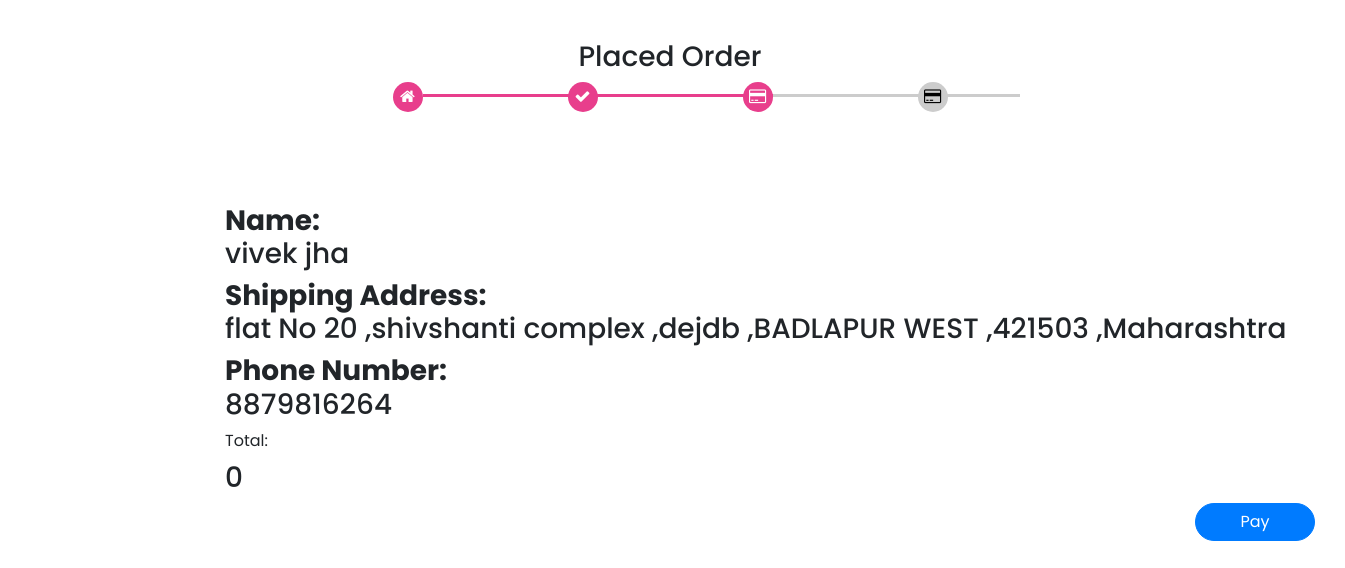
Screenshot of /verification_product.php (signed in) with the database file from the repository.
### tables this page shows
CREATE TABLE `address` (
  `id` int(11) NOT NULL,
  `username` varchar(255) NOT NULL,
  `firstname` varchar(255) NOT NULL,
  `lastname` varchar(255) NOT NULL,
  `phno` bigint(20) NOT NULL,
  `houseno` varchar(255) NOT NULL,
  `area` varchar(255) NOT NULL,
  `pincode` varchar(255) NOT NULL,
  `state` varchar(255) NOT NULL,
  `city` varchar(255) NOT NULL
);

### verification_product.php (the view, shortened to what this page needs)
<!doctype html>
<html lang="en">
  <head>
 <link rel="stylesheet" href="https://stackpath.bootstrapcdn.com/bootstrap/4.5.2/css/bootstrap.min.css">
    <link rel="stylesheet" href="https://maxcdn.bootstrapcdn.com/bootstrap/4.0.0/css/bootstrap.min.css">
<link rel="stylesheet" href="https://cdnjs.cloudflare.com/ajax/libs/font-awesome/4.7.0/css/font-awesome.min.css">
<link rel="stylesheet" type="text/css" href="verification_product.css">
<link rel="stylesheet" type="text/css" href="stylees.css">
</head>
<body>
      <form action="" method="POST">
     <div class="container">
       <div class="row">
           <div class="col-1g-7 mx-auto">
       <div class="multistep-container">
               <div class="multistep-form-area">
                 <div class="form-box">
                  <header><h3 align="center">Placed Order</h3></header>
                    <ul class="active-button">
                        <li class="active">
                           <span class="round-btn"><div class="fa fa-home"></div></span>
                        </li>
                        <li class="active">
                         <span class="round-btn"><div class=" fa fa-check"></div>
                         </span>
                       </li>
                       <li class="active">
                         <span class="round-btn"><div class="fa fa-credit-card"></div></span>
                       </li>
                       <li >
                        <span class="round-btn"><div class="fa fa-credit-card"></div></span>
                       </li>
                     </ul>
                  </div>
                </div>
              </div>
             <?php
          $con = mysqli_connect("localhost","root","","login1");
          $sql="select * from address ";
          $sq = mysqli_query($con,$sql);
          $res = mysqli_fetch_array($sq);
          $firstname = $res['firstname'];
          $lastname = $res['lastname'];
          $phno = $res['phno'];
          $houseno = $res['houseno'];
          $area = $res['area'];
          $pincode = $res['pincode'];
          $state = $res['state'];
          $city = $res['city'];
     ?>
     <?php
$final_price=0;
    ?>
                <br><br><br>
<div class="container">
  <div class="address">
      <h3> <b>Name:</b> <?php  echo" <br>";echo $firstname; echo" " ;echo $lastname; ?></h3>
       <h3> <b>Shipping Address:</b> <?php echo" <br>"; echo $houseno;echo" ,";echo $area; echo " ,";echo $city;echo " ,";echo $pincode; echo " ,";echo $state;?></h3>
       <h3><b>Phone Number:</b> <?php echo" <br>";  echo $phno; ?></h3>
  </div>
    <div class="totalamt">
       <label id="lb" >Total:</label>
       <h3> <?php echo $final_price;?></h3>
       </div>
        <a href="pbuy.php">
          <input type="button" class=" btn2 btn btn-primary" name="" value="Pay">
         </a>
         </div>
  </form>
</body>
</html>

### verification_product.css (style rules this page uses)
* { padding: 0; margin: 0; box-sizing: border-box; font-family: 'Poppins', sans-serif; }
.multistep-container { margin: 0 auto; }
.multistep-container .active-button { display: table; margin: auto; padding-left: 0; overflow: hidden; }
.multistep-container .active-button li { display: inline-block; width: 180px; }
.multistep-container .active-button li .round-btn { width: 30px; height: 30px; border-radius: 50%; background-color: #ccc; display: block; color: #000; text-align: center; font-family: 'poppins'; font-weight:500; line-height: 30px; max-width: 100%; margin: auto; position: relative; z-index: 1; }
.active { color: var(--pink); border-color: pink; }
.multistep-container .active-button li.active .round-btn { background-color: var(--pink); color:white; }
.multistep-container .active-button li:not(:first-child) .round-btn:before { position: absolute; content: ''; margin-left: 3px; width: 154px; height: 3px; background-color: #ccc; left: -154px; top : 50% ; transform: translateY(-100%); transform: 0.5s; z-index: -1; }
.multistep-container .active-button li.active:not(:first-child) .round-btn:before { background-color: var(--pink); }
.btn2 { float: right; margin-top: auto; width: 120px; border-radius: 20px; }
.container { padding: 20px; margin-left: 100px; width: 100%; }

### stylees.css (style rules this page uses)
* { padding: 0; margin: 0; box-sizing: border-box; }
.multistep-container { margin-top: 20px; }
.multistep-container .active-button { display: table; margin: auto; padding-left: 0; overflow: hidden; }
.multistep-container .active-button li { display: inline-block; width: 175px; }
.multistep-container .active-button li .round-btn { width: 30px; height: 30px; border-radius: 50%; background-color: #ccc; display: block; color: #000; text-align: center; font-family: 'poppins'; font-weight:500; line-height: 30px; max-width: 100%; margin: auto; position: relative; z-index: 1; }
.active { color: var(--pink); border-color: pink; }
.multistep-container .active-button li.active .round-btn { background-color: var(--pink); color:white; }
.multistep-container .active-button li:not(:first-child) .round-btn:before { position: absolute; content: ''; margin-left: 3px; width: 260px; height: 3px; background-color: #ccc; left: -148px; top : 50% ; transform: translateY(-100%); transform: 0.5s; z-index: -1; }
.multistep-container .active-button li.active:not(:first-child) .round-btn:before { background-color: var(--pink); }

### rows the page displays
address: firstname "vivek", lastname "jha", houseno "flat No 20 ,shivshanti complex", area "dejdb", city "BADLAPUR WEST", pincode "421503", state "Maharashtra", phno "8879816264"

### other values shown
$final_price "0"
